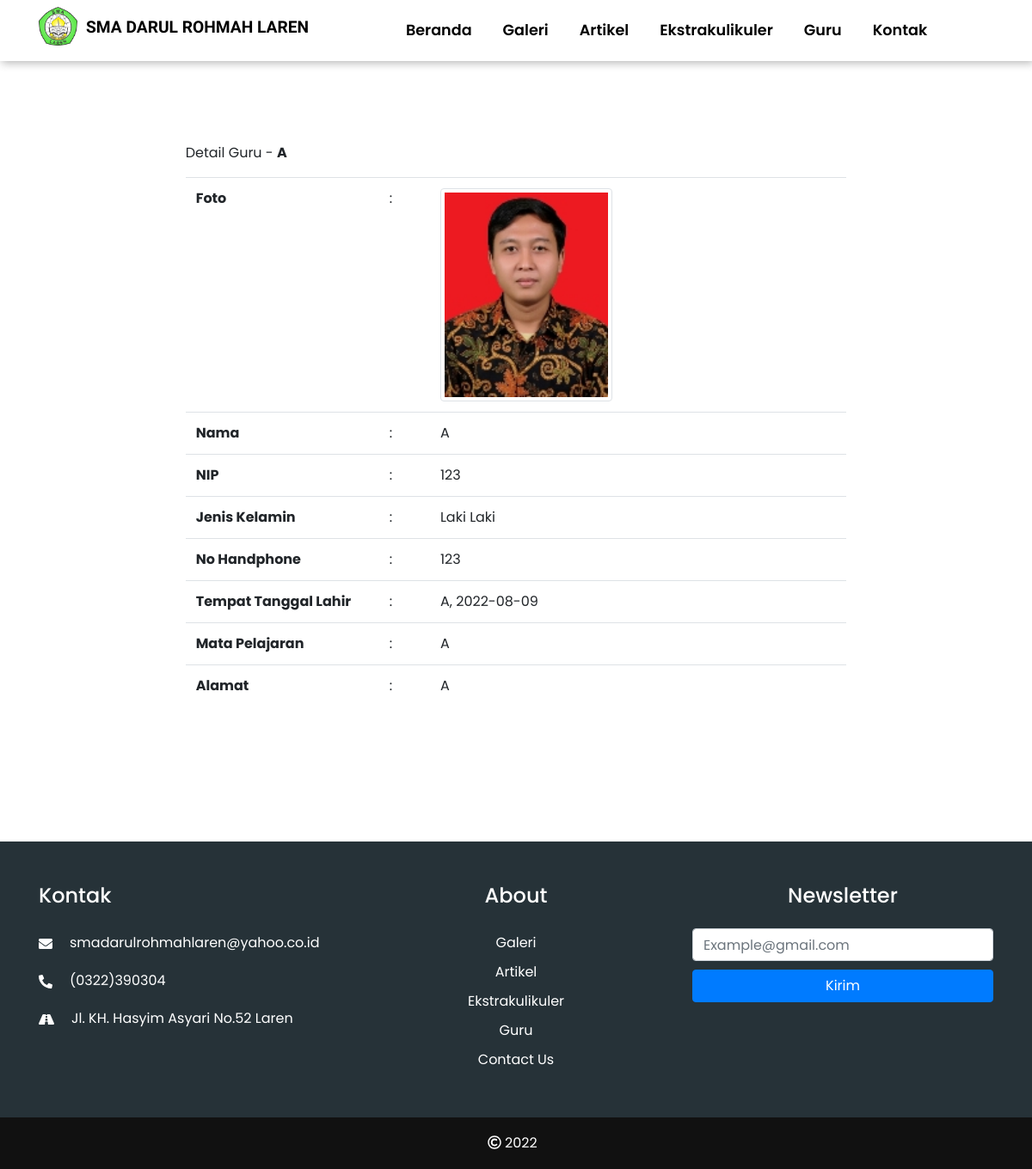
The app's page /detail_guru.php?id=24 with its own data.
### tables this page shows
CREATE TABLE `tbl_guru` (
  `id` int(11) NOT NULL,
  `nama` varchar(100) DEFAULT NULL,
  `nip` int(10) DEFAULT NULL,
  `jenis_kelamin` enum('L','P') DEFAULT NULL,
  `no_hp` varchar(12) DEFAULT NULL,
  `tempat_lahir` varchar(50) DEFAULT NULL,
  `tanggal_lahir` date DEFAULT NULL,
  `mata_pelajaran` varchar(50) DEFAULT NULL,
  `alamat` varchar(100) DEFAULT NULL,
  `foto` varchar(100) DEFAULT NULL
);

### detail_guru.php (the view, shortened to what this page needs)
<?php
require_once 'koneksi.php';
$id = $_GET['id'];
$query = mysqli_query($koneksi, "SELECT * FROM tbl_guru WHERE id = $id");
$guru = mysqli_fetch_assoc($query);
$aktif = 'guru';
?>
<!DOCTYPE html>
<html lang="en">
<head>
    <link rel="stylesheet" href="css/style.css">
    <link rel="stylesheet" href="https://cdnjs.cloudflare.com/ajax/libs/font-awesome/5.15.3/css/all.min.css" />
    <link rel="stylesheet" href="https://cdn.jsdelivr.net/npm/bootstrap@4.6.0/dist/css/bootstrap.min.css">
    <link rel="stylesheet" href="https://cdnjs.cloudflare.com/ajax/libs/lightslider/1.1.6/css/lightslider.css" />
</head>
<body>
    <?php require_once 'navbar.php'; ?>
    <div class="row p-3 justify-content-center">
        <div class="col-md-8">
            <div class="title mb-3">
                Detail Guru - <b><?= $guru['nama'] ?></b>
            </div>
            <table class="table table-stripped">
                <tr>
                    <td><b>Foto</b></td>
                    <td>:</td>
                    <td><img src="images/guru/<?= $guru['foto'] ?>" alt="<?= $guru['nama'] ?>" width="200px" class="img-thumbnail"></td>
                </tr>
                <tr>
                    <td width="225px"><b>Nama</b></td>
                    <td>:</td>
                    <td><?= $guru['nama'] ?></td>
                </tr>
                <tr>
                    <td><b>NIP</b></td>
                    <td>:</td>
                    <td><?= $guru['nip'] ?></td>
                </tr>
                <tr>
                    <td><b>Jenis Kelamin</b></td>
                    <td>:</td>
                    <td>
                        <?= $guru['jenis_kelamin'] == 'L' ? 'Laki Laki' : '' ?>
                    </td>
                </tr>
                <tr>
                    <td><b>No Handphone</b></td>
                    <td>:</td>
                    <td><?= $guru['no_hp'] ?></td>
                </tr>
                <tr>
                    <td><b>Tempat Tanggal Lahir</b></td>
                    <td>:</td>
                    <td><?= $guru['tempat_lahir'] ?>, <?= $guru['tanggal_lahir'] ?></td>
                </tr>
                <tr>
                    <td><b>Mata Pelajaran</b></td>
                    <td>:</td>
                    <td><?= $guru['mata_pelajaran'] ?></td>
                </tr>
                <tr>
                    <td><b>Alamat</b></td>
                    <td>:</td>
                    <td><?= $guru['alamat'] ?></td>
                </tr>
            </table>
        </div>
    </div>
    <div class="footer">
        <div class="container">
            <div class="row">
                <div class="col-md-4">
                    <h4 class="my-4 text-white text-centzer">Kontak</h4>
                    <div class="footerContactUs">
                        <div class="perFooterContactUs">
                            <i class="fas text-white fa-envelope"></i>
                            <p class="text-white">smadarulrohmahlaren@yahoo.co.id</p>
                        </div>
                        <div class="perFooterContactUs">
                            <i class="fas text-white fa-phone-alt"></i>
                            <p class="text-white">(0322)390304</p>
                        </div>
                        <div class="perFooterContactUs">
                            <i class="fas text-white fa-road"></i>
                            <p class="text-white">Jl. KH. Hasyim Asyari No.52 Laren</p>
                        </div>
                    </div>
                </div>
                <div class="col-md-4">
                    <h4 class="my-4 text-center text-white">About</h4>
                    <div class="footerAbout">
                        <a href="galeri.php" class="text-white">Galeri</a>
                        <a href="artikel.php" class="text-white">Artikel</a>
                        <a href="ekskul.php" class="text-white">Ekstrakulikuler</a>
                        <a href="guru.php" class="text-white">Guru</a>
                        <a href="kontak.php" class="text-white">Contact Us</a>
                    </div>
                </div>
                <div class="col-md-4 text-center">
                    <h4 class="my-4 text-white">Newsletter</h4>
                    <form>
                        <div class="form-group">
                            <input class="form-control" type="search" placeholder="Example@gmail.com" aria-label="Search" />
                            <button class="btn btn-primary btn-newsletter" type="submit">Kirim</button>
                        </div>
                    </form>
                </div>
            </div>
        </div>
    </div>
    <div class="footerCopyright text-white">
        <p><i class="far fa-copyright"></i> 2022 &nbsp; </p>
    </div>
</body>
</html>

### navbar.php (shortened to what this page needs)
<!DOCTYPE html>
<html lang="en">
<head>
  <link rel="stylesheet" href="/resources/css/style.css">
  <link rel="stylesheet" href="https://cdnjs.cloudflare.com/ajax/libs/font-awesome/5.15.3/css/all.min.css" />
  <link rel="stylesheet" href="/resources/css/bootstrap-grid.min.css" />
  <link rel="stylesheet" href="https://cdnjs.cloudflare.com/ajax/libs/lightslider/1.1.6/css/lightslider.css" />
</head>
<body>
  <nav class="navbar navbar-expand-lg navbar-light navbarKu fixed-top">
    <div class="container">
      <a class="navbar-brand" href="index.php">
        <img src="images/logo.png" alt="Logo SMADAR">
        <h1>SMA Darul Rohmah Laren</h1>
      </a>
      <div class="collapse navbar-collapse" id="navbarSupportedContent">
        <ul class="navbar-nav mr-auto ml-auto">
          <li class="nav-item active">
            <a class="nav-link" <?= $aktif == 'home' ? 'active' : '' ?>" href="index.php">Beranda</a>
          </li>
          <li class="nav-item active">
            <a class="nav-link" <?= $aktif == 'galeri' ? 'active' : '' ?>" href="galeri.php">Galeri</a>
          </li>
          <li class="nav-item active">
            <a class="nav-link" <?= $aktif == 'artikel' ? 'active' : '' ?>" href="artikel.php">Artikel</a>
          </li>
          <li class="nav-item active">
            <a class="nav-link" <?= $aktif == 'ekskul' ? 'active' : '' ?>" href="ekskul.php">Ekstrakulikuler</a>
          </li>
          <li class="nav-item active">
            <a class="nav-link" <?= $aktif == 'guru' ? 'active' : '' ?>" href="guru.php">Guru</a>
          </li>
          <li class="nav-item active">
            <a class="nav-link" <?= $aktif == 'kontak' ? 'active' : '' ?>" href="kontak.php">Kontak</a>
          </li>
        </ul>
      </div>
    </div>
  </nav>
</body>
</html>

### css/style.css (style rules this page uses)
*, *::before, *::after { font-family: 'Poppins', sans-serif; -webkit-box-sizing: border-box; box-sizing: border-box; }
body { position: relative; }
.navbar { -webkit-box-align: center; -ms-flex-align: center; align-items: center; background-color: transparent; }
.navbar .navbar-brand { display: -webkit-box; display: -ms-flexbox; display: flex; -webkit-box-align: center; -ms-flex-align: center; align-items: center; }
.navbar .navbar-brand img { width: 45px; height: 45px; -webkit-transform: translateY(-5px); transform: translateY(-5px); }
.navbar .navbar-brand h1 { font-size: 1.2rem; margin-left: 10px; font-family: 'Viga', sans-serif; text-transform: uppercase; font-weight: 800; color: #fff; }
.navbar .navbar-collapse .navbar-nav .nav-item .nav-link { font-size: 1.1rem; margin-left: 20px; font-weight: 600; color: #fff; }
.navbarKu { background-color: #fff; -webkit-box-shadow: 2px 2px 10px 0 rgba(0, 0, 0, 0.3); box-shadow: 2px 2px 10px 0 rgba(0, 0, 0, 0.3); }
.navbarKu .navbar-brand h1, .navbarKu .navbar-collapse .navbar-nav .nav-item .nav-link { color: #000; }
.nav-item { position: relative; }
.title { margin: 150px auto 30px auto; }
.footer { background-color: #263238; padding-top: 25px; padding-bottom: 50px; margin-top: 125px; }
.footerContactUs { display: -webkit-box; display: -ms-flexbox; display: flex; -webkit-box-orient: vertical; -webkit-box-direction: normal; -ms-flex-direction: column; flex-direction: column; }
.footerContactUs .perFooterContactUs { display: -webkit-box; display: -ms-flexbox; display: flex; margin: 10px 0; }
.footerContactUs .perFooterContactUs p { margin: 0 0 0 20px; -webkit-transform: translateY(-5px); transform: translateY(-5px); }
.footerAbout { display: -webkit-box; display: -ms-flexbox; display: flex; -webkit-box-orient: vertical; -webkit-box-direction: normal; -ms-flex-direction: column; flex-direction: column; text-align: center; }
.footerAbout a { margin: 5px 0; }
.btn-newsletter { width: 100%; margin-top: 10px; }
.footerCopyright { width: 100%; height: 60px; background-color: #111111; display: -webkit-box; display: -ms-flexbox; display: flex; -webkit-box-align: center; -ms-flex-align: center; align-items: center; -webkit-box-pack: center; -ms-flex-pack: center; justify-content: center; }
.footerCopyright p { margin: 0; }

### records on screen
tbl_guru: nama "A", foto (picture), nip "123", no_hp "123", tempat_lahir "A", tanggal_lahir "2022-08-09", mata_pelajaran "A", alamat "A"
